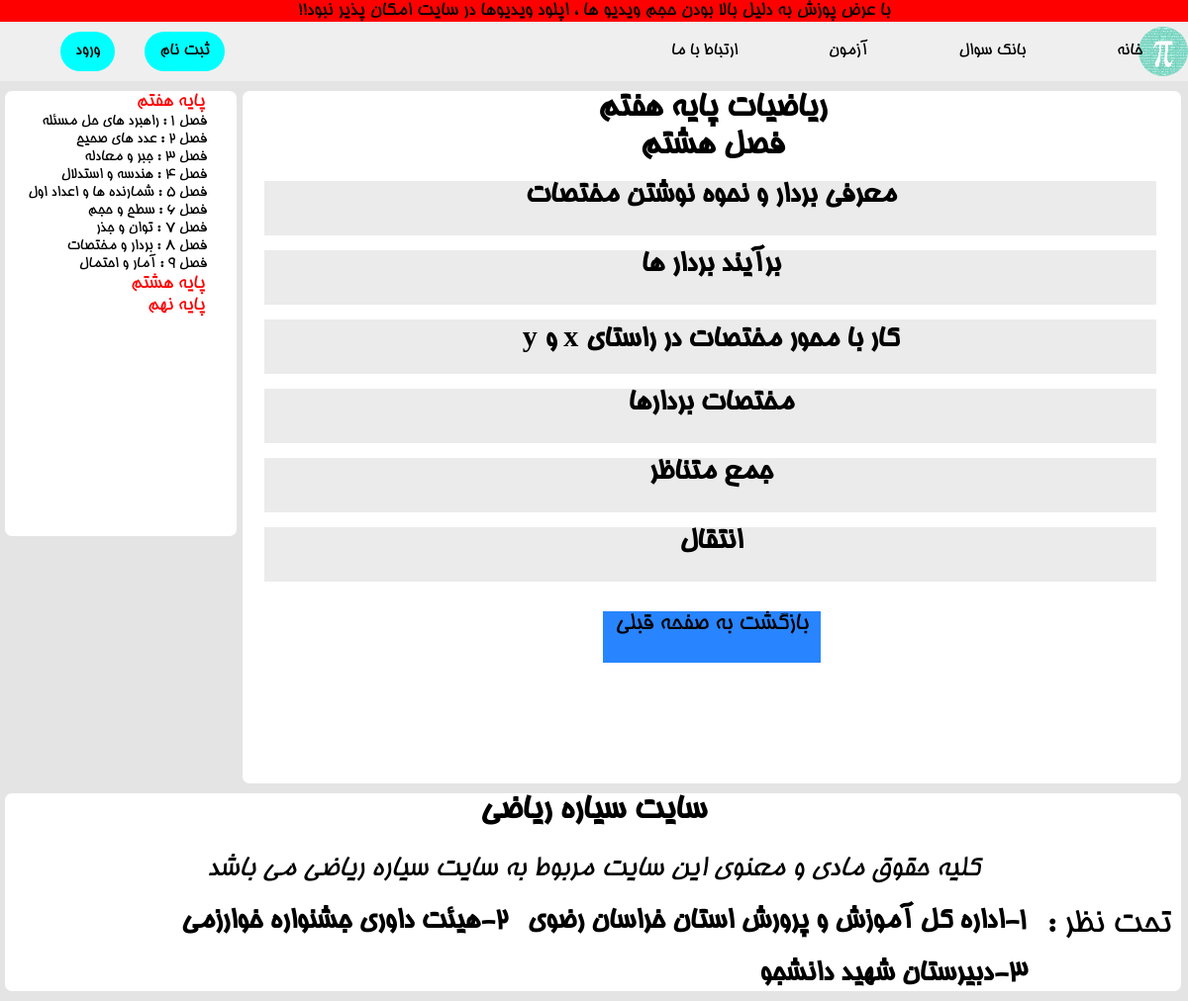
/paye7/season8/, run on the app's committed database.
### project/models.py (models this page shows, shortened)
class Lessons(models.Model):
    STATUS_CHOICES = (
        ('paye7_season1' , 'paye7_season1'),
        ('paye7_season2' , 'paye7_season2'),
        ('paye7_season3' , 'paye7_season3'),
        ('paye7_season4' , 'paye7_season4'),
        ('paye7_season5' , 'paye7_season5'),
        ('paye7_season6' , 'paye7_season6'),
        ('paye7_season7' , 'paye7_season7'),
        ('paye7_season8' , 'paye7_season8'),
        ('paye7_season9' , 'paye7_season9'),
        ('paye8_season1' , 'paye8_season1'),
        ('paye8_season2' , 'paye8_season2'),
        ('paye8_season3' , 'paye8_season3'),
        ('paye8_season4' , 'paye8_season4'),
        ('paye8_season5' , 'paye8_season5'),
        ('paye8_season6' , 'paye8_season6'),
        ('paye8_season7' , 'paye8_season7'),
        ('paye8_season8' , 'paye8_season8'),
        ('paye8_season9' , 'paye8_season9'),
        ('paye9_season1' , 'paye9_season1'),
        ('paye9_season2' , 'paye9_season2'),
        ('paye9_season3' , 'paye9_season3'),
        ('paye9_season4' , 'paye9_season4'),
        ('paye9_season5' , 'paye9_season5'),
        ('paye9_season6' , 'paye9_season6'),
        ('paye9_season7' , 'paye9_season7'),
        ('paye9_season8' , 'paye9_season8'),
    )
    title = models.CharField(max_length=100)
    paye = models.CharField(max_length=50)
    lesson = models.CharField(max_length=50)
    video = models.FileField(upload_to='video/%y')
    slug = models.SlugField(max_length=50)
    status = models.CharField(max_length=50 , choices=STATUS_CHOICES)

### project/views.py (the view)
# urls.py: path('paye7/season8/' , views.Paye7_season8 , name='paye7_season8'),
def Paye7_season8(request):
    lessons = Lessons.objects.filter(status='paye7_season8')
    return render(request , "Seasons/Paye7/season8.html" , {'lesson' : lessons})

### project/templates/Seasons/Paye7/season8.html (shortened to what this page needs)
{% load static %}
<!DOCTYPE html>
<html lang="en" dir="rtl">
<head>
</head>
<body>
{% include 'includes/header.html' %}
{% include 'includes/navbars/paye7.html' %}
        <article style="height: 700px;">
            <h1>ریاضیات پایه هفتم<br>فصل هشتم</h1>
            {% for lessons in lesson %}
            <a href="{% url 'urls:lessons' lessons.slug %}">
                <div class="div-lesson">
                    <h2>{{lessons.lesson}}</h2>
                </div>
            </a>
            {% endfor %}
    <a href="{% url 'urls:paye7' %}">
        <div class="div-back">بازگشت به صفحه قبلی</div>
     </a>
        </article>
{% include 'includes/footer.html' %}
</body>
</html>

### project/static/style/style.css (style rules this page uses)
* { margin: 0; padding: 0; box-sizing: border-box; text-decoration: none; list-style: none; }
html a { color: black; }
article { height: 650px; width: 99%; background-color: white; margin-right: 7px; margin-top: 10px; margin-bottom: 10px; border-radius: 7px; }
h2 { text-align: center; }

### project/static/style/Seasons/style7.css (style rules this page uses)
body { background-color:rgb(228, 228, 228); }
* { margin: 0; padding: 0; box-sizing: border-box; text-decoration: none; list-style: none; }
html a { color: black; }
article { height: 800px; width: 79%; background-color: white; margin-right: 7px; margin-top: 10px; margin-bottom: 10px; border-radius: 7px; }
h1 { text-align: center; font-size: 35px; }
.div-lesson { width: 95%; height: 55px; background-color: #ebebeb; margin-right: 25px; margin-top: 15px; transition: all 0.5s; }
h2 { text-align: center; font-size: 30px; width: 100%; height: 55px; transition: all 0.5a; }
.div-back { background-color: rgb(40, 133, 255); margin-left: auto; margin-right:auto; margin-top: 30px; width: 220px; height: 52px; text-align: center; font-size: 25px; transition: all 0.6s; }

### project/static/style/lessons.css (style rules this page uses)
* { margin: 0; padding: 0; box-sizing: border-box; text-decoration: none; list-style: none; }
html a { color: black; }
article { height: 800px; width: 79%; background-color: white; margin-right: 7px; margin-top: 10px; margin-bottom: 10px; border-radius: 7px; }

### data on the page
Lessons: lesson "معرفی بردار و نحوه نوشتن مختصات"
Lessons: lesson "برآیند بردار ها"
Lessons: lesson "کار با محور مختصات در راستای x و y"
Lessons: lesson "مختصات بردارها"
Lessons: lesson "جمع متناظر"
Lessons: lesson "انتقال"
